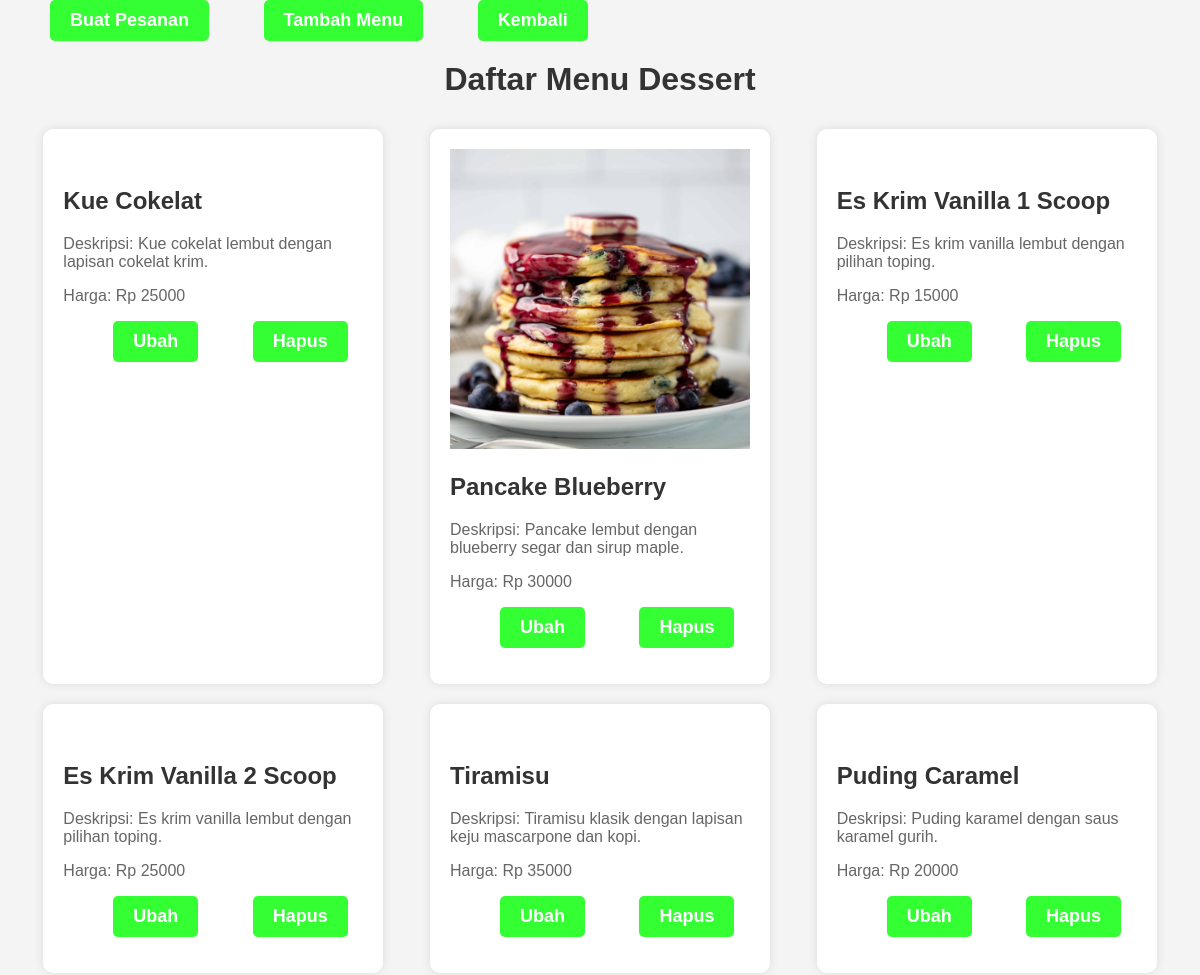
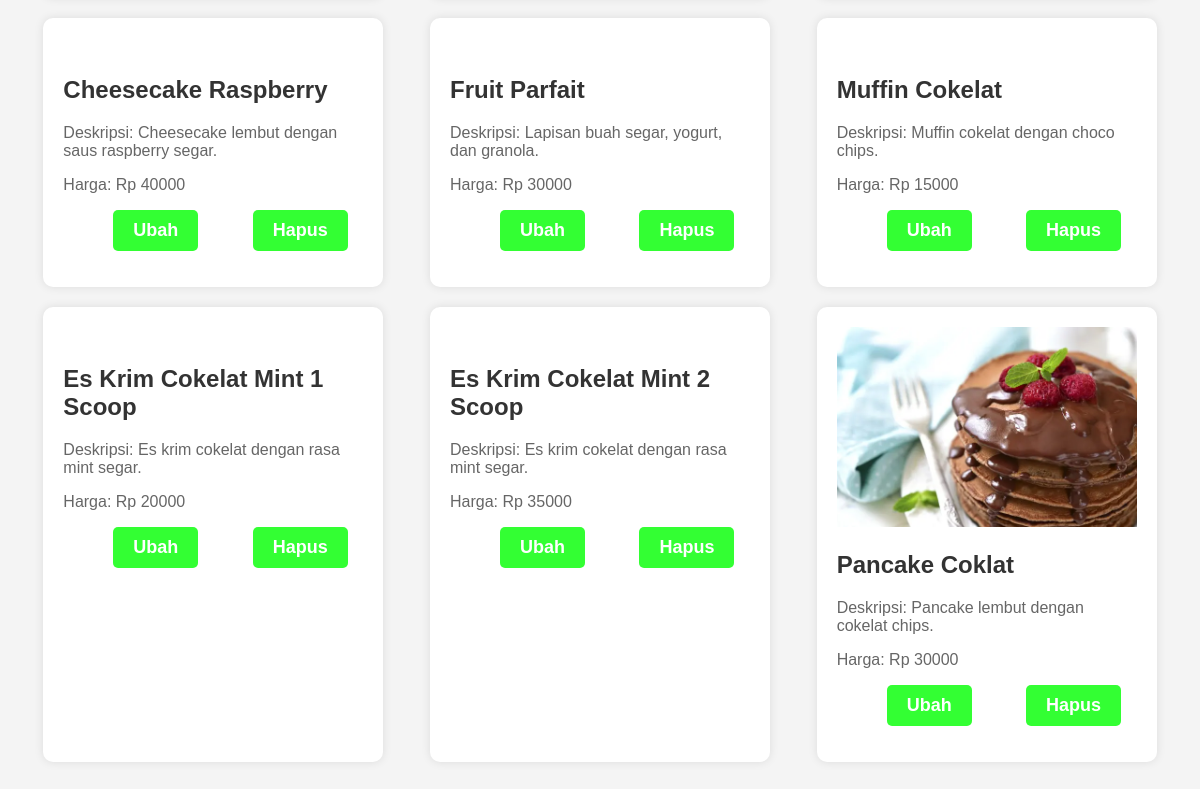
Page /menu.php on the committed database (2 pictures, top to bottom).
### tables this page shows
CREATE TABLE `menu` (
  `id_menu` int(11) NOT NULL,
  `nama` varchar(50) NOT NULL,
  `harga` int(11) NOT NULL,
  `deskripsi` varchar(255) NOT NULL,
  `gambar` varchar(255) NOT NULL
);

### menu.php (the view, shortened to what this page needs)
<?php
require "function.php";
$query = mysqli_query($conn, "SELECT * FROM menu");
while ($row = mysqli_fetch_assoc($query)) {
    $menus[] = $row;
}
?>
<!DOCTYPE html>
<html>
<head>
    <link rel="stylesheet" type="text/css" href="stylemenu.css">
</head>
<a href="daftarpsn.php">Buat Pesanan</a>
<a href="tambahMenu.php">Tambah Menu</a>
<a href="index.php">Kembali</a>
<body>
    <h1>Daftar Menu Dessert</h1>
    <ul>
        <?php foreach ($menus as $menu) : ?>
            <li>
                <img src="img/data/<?= $menu["gambar"] ?>" alt="">
                <h2><?= $menu["nama"] ?></h2>
                <p>Deskripsi: <?= $menu["deskripsi"] ?>.</p>
                <p>Harga: Rp <?= $menu["harga"] ?></p>
                <p><a href="ubahMenu.php?id=<?= $menu["id_menu"] ?>">Ubah</a> <a href="hapusMenu.php?id=<?= $menu["id_menu"] ?>">Hapus</a></p>
            </li>
        <?php endforeach ?>
    </ul>
</body>
</html>

### stylemenu.css (style rules this page uses)
body { font-family: Arial, sans-serif; background-color: #f4f4f4; margin: 0; padding: 0; }
h1 { text-align: center; margin-top: 20px; color: #333; }
ul { list-style: none; padding: 0; margin: 20px; display: flex; flex-wrap: wrap; justify-content: space-around; }
li img { width: 300px; height: auto; }
li { background-color: #fff; box-shadow: 0 0 10px rgba(0, 0, 0, 0.1); border-radius: 10px; width: 300px; padding: 20px; margin: 10px; }
h2 { color: #333; }
p { color: #666; }
a { margin: top 100px; display: inline-block; padding: 10px 20px; margin-left: 50px; background-color: #33ff33; color: #fff; text-decoration: none; font-weight: bold; font-size: 18px; border-radius: 5px; transition: background-color 0.3s ease; }

### rows in the picture
menu: nama "Kue Cokelat", deskripsi "Kue cokelat lembut dengan lapisan cokelat krim", harga "25000"
menu: gambar (picture), nama "Pancake Blueberry", deskripsi "Pancake lembut dengan blueberry segar dan sirup maple", harga "30000"
menu: nama "Es Krim Vanilla 1 Scoop", deskripsi "Es krim vanilla lembut dengan pilihan toping", harga "15000"
menu: nama "Es Krim Vanilla 2 Scoop", deskripsi "Es krim vanilla lembut dengan pilihan toping", harga "25000"
menu: nama "Tiramisu", deskripsi "Tiramisu klasik dengan lapisan keju mascarpone dan kopi", harga "35000"
menu: nama "Puding Caramel", deskripsi "Puding karamel dengan saus karamel gurih", harga "20000"
menu: nama "Cheesecake Raspberry", deskripsi "Cheesecake lembut dengan saus raspberry segar", harga "40000"
menu: nama "Fruit Parfait", deskripsi "Lapisan buah segar, yogurt, dan granola", harga "30000"
menu: nama "Muffin Cokelat", deskripsi "Muffin cokelat dengan choco chips", harga "15000"
menu: nama "Es Krim Cokelat Mint 1 Scoop", deskripsi "Es krim cokelat dengan rasa mint segar", harga "20000"
menu: nama "Es Krim Cokelat Mint 2 Scoop", deskripsi "Es krim cokelat dengan rasa mint segar", harga "35000"
menu: gambar (picture), nama "Pancake Coklat", deskripsi "Pancake lembut dengan cokelat chips", harga "30000"
